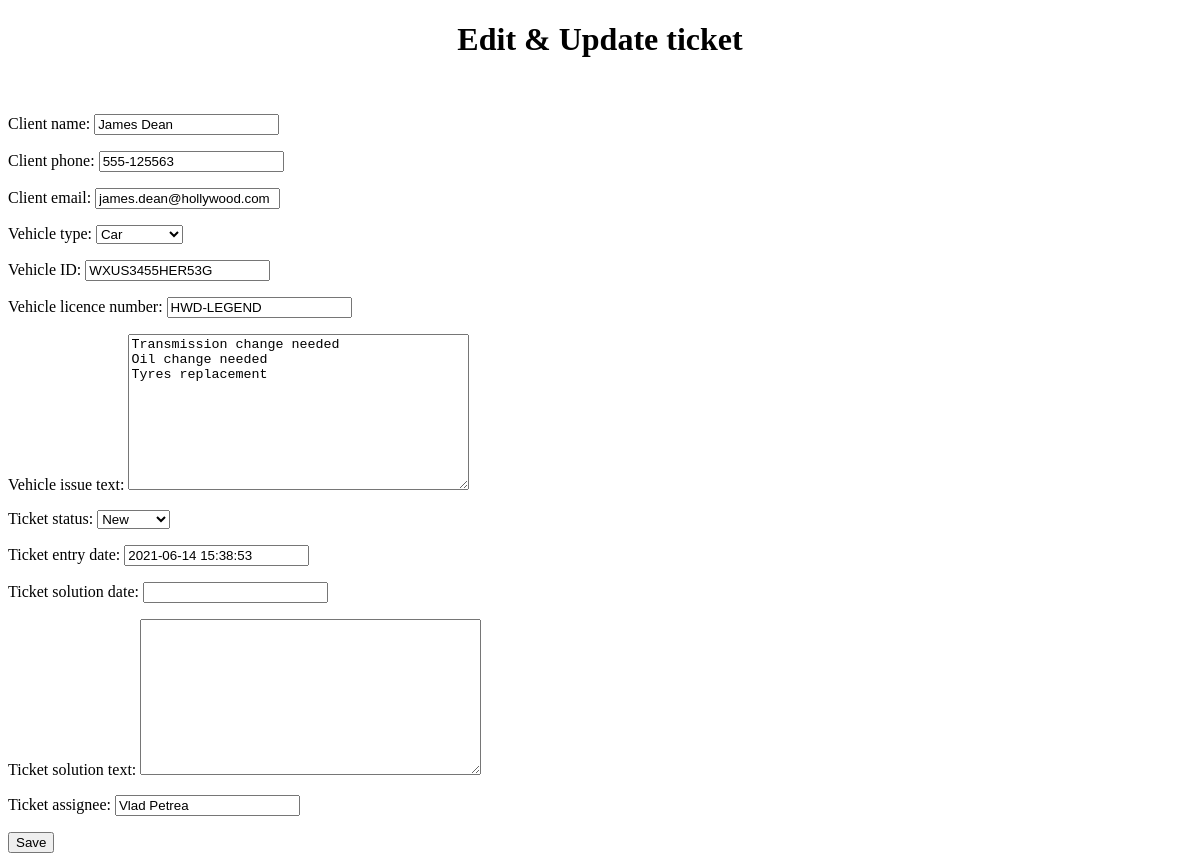
Before: /ticket/1/editticket/ with the older database file.
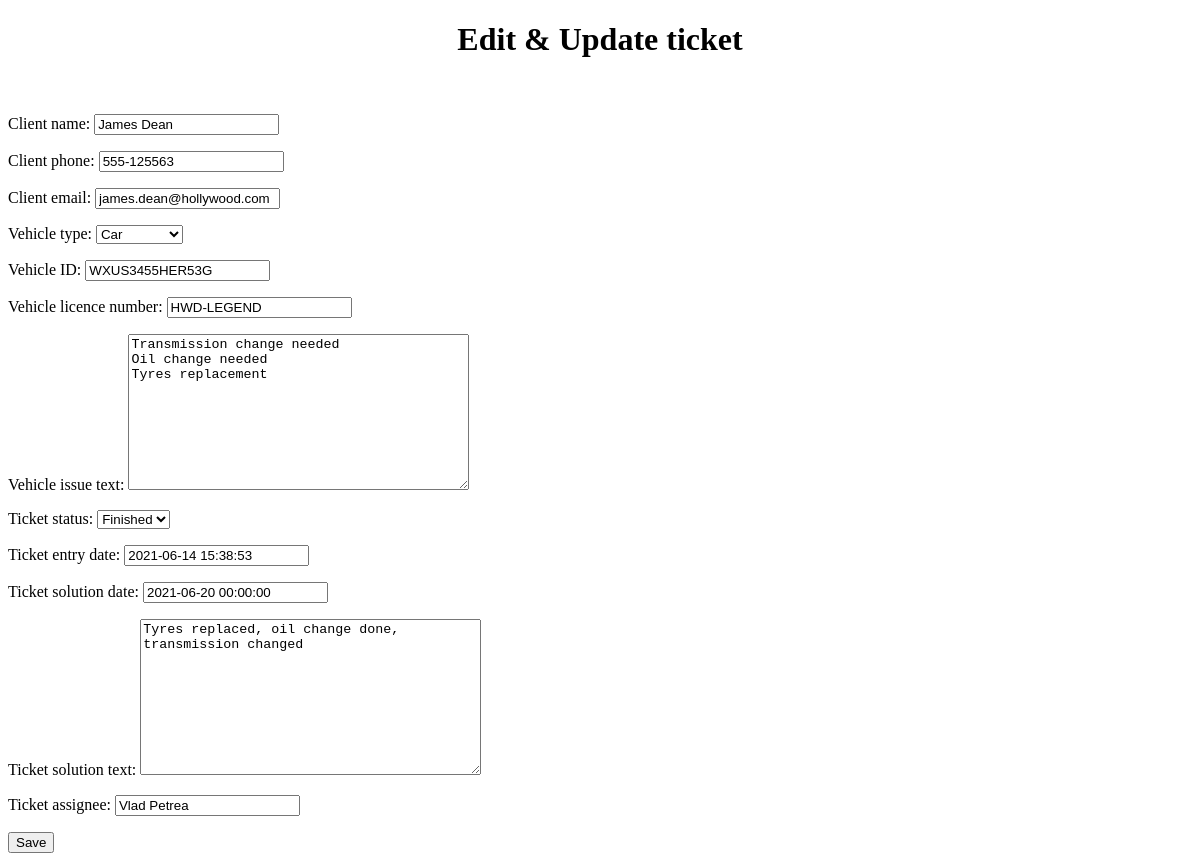
After: the same page with the newer database file.
### ticket/models.py (models this page shows, shortened)
class Ticket(models.Model):
    vehicle_types = (('Car', 'Car'), ('Motorcycle', 'Motorcycle'), ('Truck', 'Truck'))
    ticket_statuses = (('New', 'New'), ('Ongoing', 'Ongoing'), ('Finished', 'Finished'))
    client_name = models.CharField(max_length=100)
    client_phone = models.CharField(max_length=14)
    client_email = models.EmailField(max_length=100)
    vehicle_type = models.CharField(max_length=20, choices=vehicle_types, default='Car')
    vehicle_ID = models.CharField(max_length=17)
    vehicle_licence_number = models.CharField(max_length=12)
    vehicle_issue_text = models.TextField()
    ticket_status = models.CharField(max_length=10, choices=ticket_statuses, default='New')
    ticket_entry_date = models.DateTimeField(default=timezone.now)
    ticket_solution_date = models.DateTimeField(null=True, blank=True)
    ticket_solution_text = models.TextField(null=True, blank=True)
    ticket_number = models.AutoField(primary_key=True)
    ticket_assignee = models.CharField(max_length=100)

### ticket/views.py (the view)
# urls.py: path('<int:ticket_number>/editticket/', views.editticket, name='editticket'),
def editticket(request, ticket_number):
    context = {}
    ticket = get_object_or_404(Ticket, pk=ticket_number)
    form = EditTicketForm(request.POST or None, instance=ticket)
    if form.is_valid():
        form.save()
        return redirect('/ticket/')
    context['form']=form
    return render(request, 'ticket/editticket.html', context)

### ticket/forms.py
class EditTicketForm(forms.ModelForm):
    class Meta:
        model = Ticket
        fields = ['client_name','client_phone','client_email','vehicle_type','vehicle_ID','vehicle_licence_number','vehicle_issue_text','ticket_status', 'ticket_entry_date', 'ticket_solution_date', 'ticket_solution_text','ticket_assignee']

### ticket/templates/ticket/editticket.html (shortened to what this page needs)
<!DOCTYPE html>
<html lang="en">
<head>
</head>
<body>
<center>
<h1>Edit & Update ticket </h1>
</center>
{% include 'loginlogout.html' %}
<form method="POST">
    {{ form.as_p }}
    <input type="submit" value="Save">
</form>
</body>
</html>

Changed rows visible on the page:
changed Ticket "James Dean": ticket_status "New" → "Finished"; ticket_solution_date (not shown) → "2021-06-20 00:00:00"; ticket_solution_text (not shown) → "Tyres replaced, oil change done, transmission changed"
